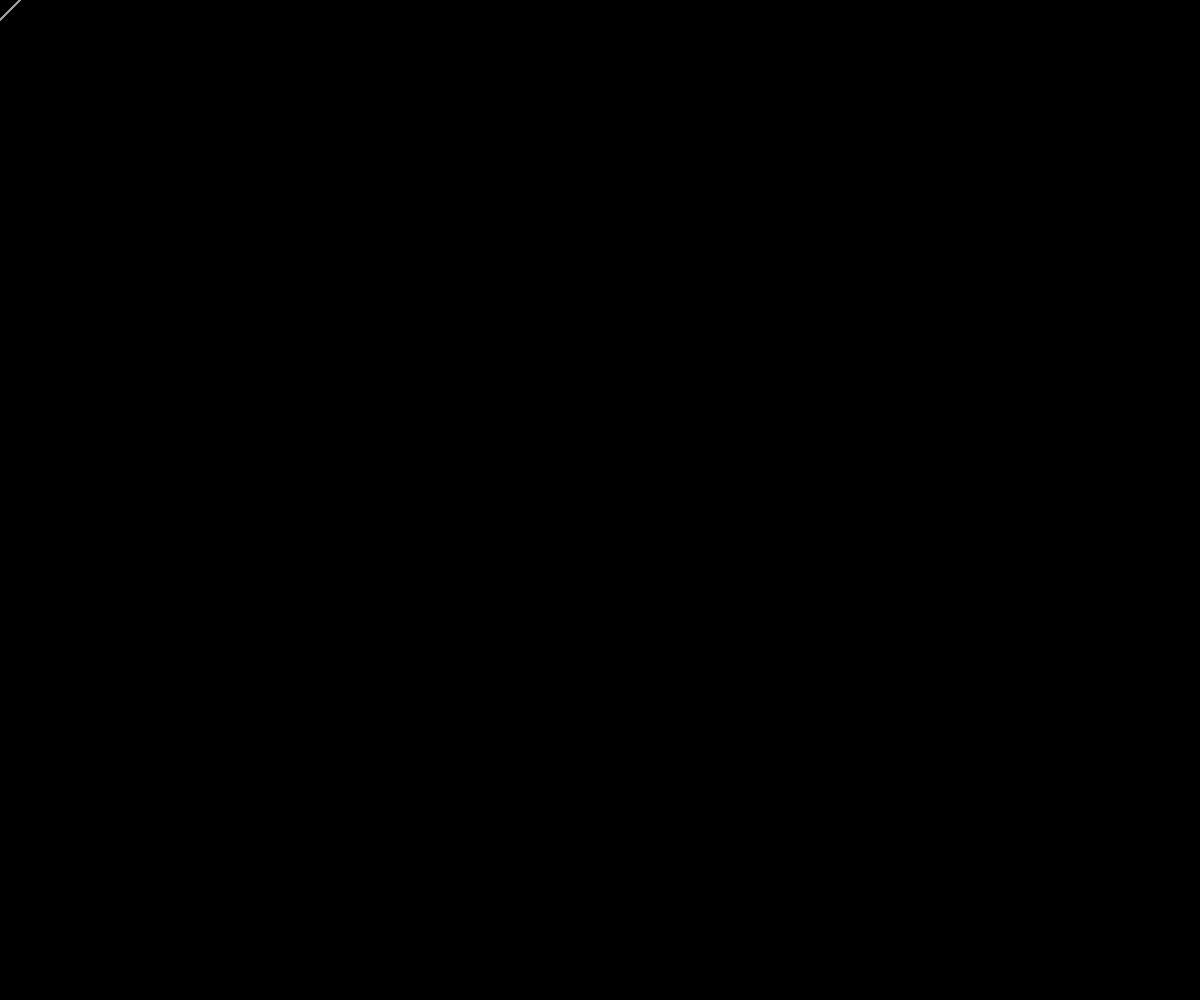
Frame 1 (no input)
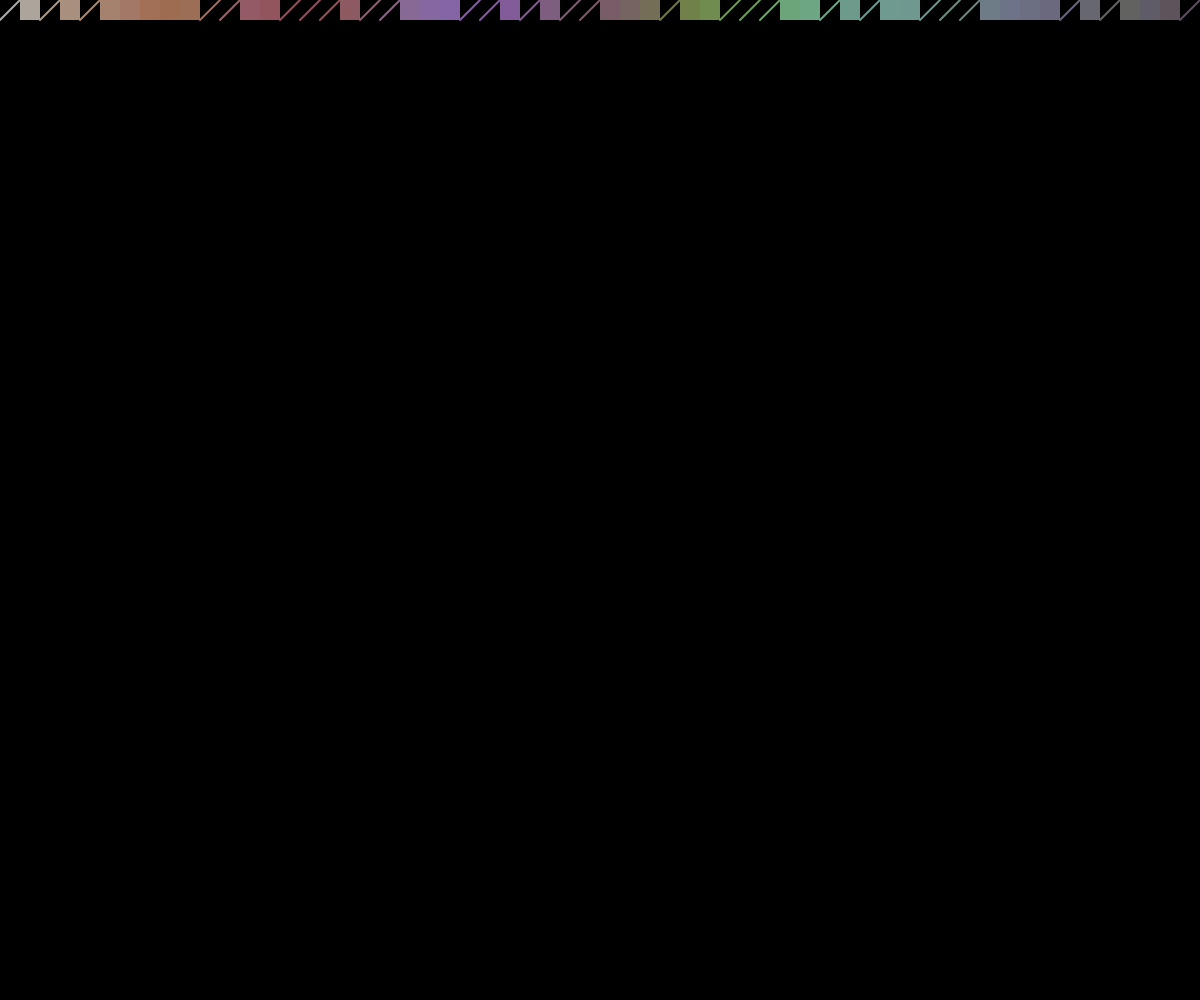
Frame 60 (no input)
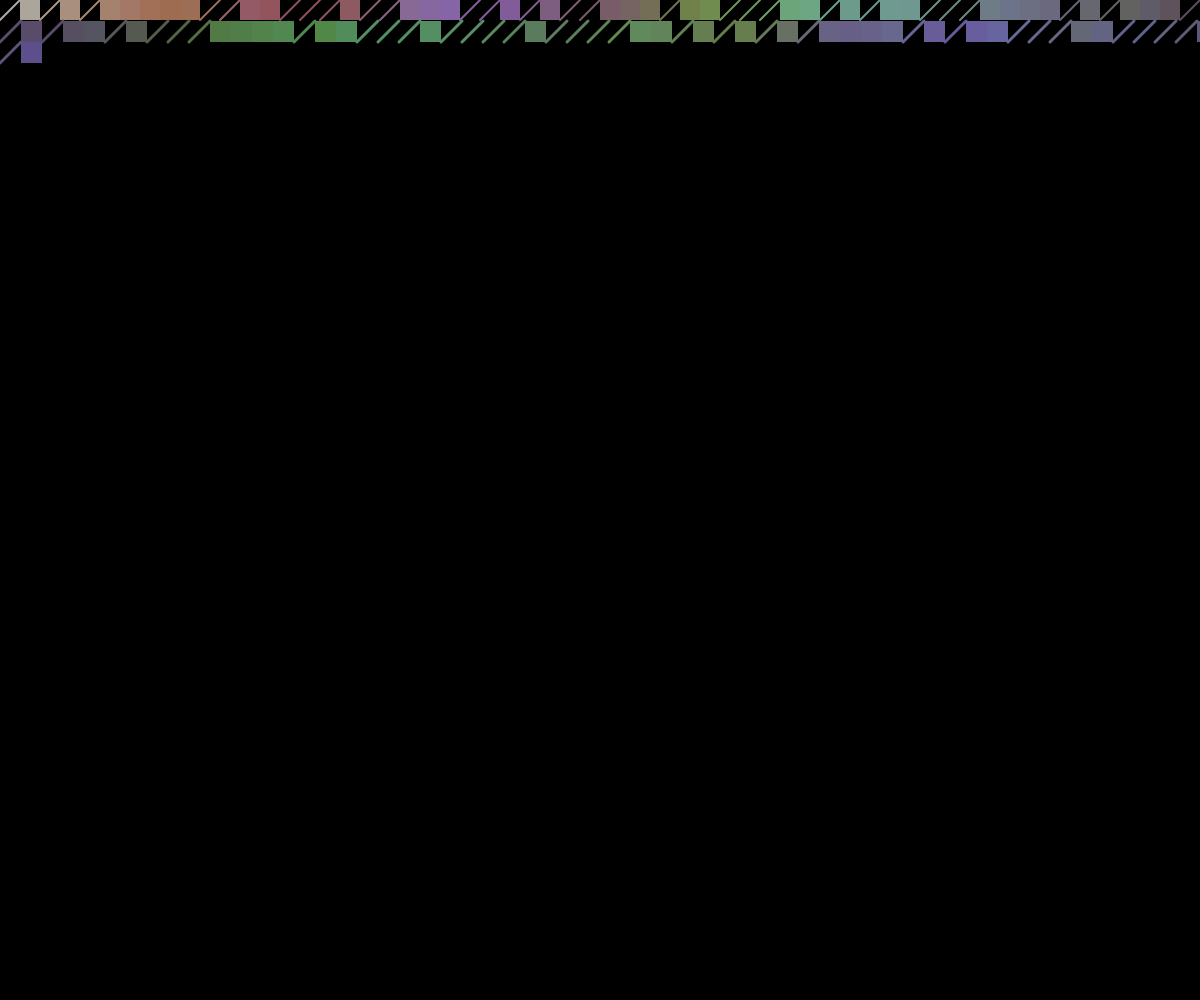
Frame 120 (the mouse pressed at the canvas centre since frame 60)

The p5.js sketch that drew these frames (run headless with seeded random() and noise() and a simulated clock; from frame 60 on, the mouse is pressed at the canvas centre):

// p5.js sketch
// ── sketch.js
// -
// 10PRINT_variazione 0.1 by @alessiaciccone [10print, variation]
// 2022 © Alessia M.T. Ciccone @alessiaciccone, Daniele @Fupete and the course DS-2022 at DESIGN.unirsm 
// github.com/ds-2022-unirsm — github.com/fupete — github.com/alessiaciccone
// Educational purposes, MIT License, 2022, San Marino
// —
// @fupete (github.com/fupete) for https://editor.p5js.org/fupete/sketches/Hy0yeapg7
// original license:

//coordinate iniziali e grandezza quadrato della griglia
let x = 0;
let y = 0;
let grid = 20;

// variabili dei colori
let r = 0;
let g = 0;
let b = 0;

//incrementi per variare i colori
let rIncremento = 0;
let gIncremento = 0;
let bIncremento = 0;

let spessore_linea = grid / 10;

function setup() {
  //prepariamo la finestra
  createCanvas(windowWidth, windowHeight);
  background(0);
}

function draw() {
  //uso il Perlin Noise per far variare i colori di linee e quadrati
  r = map(noise(rIncremento), 0, 1, 0, 255);
  g = map(noise(gIncremento), 0, 1, 0, 255);
  b = map(noise(bIncremento), 0, 1, 0, 255);

  rIncremento += 0.01;
  gIncremento += 0.05;
  bIncremento += 0.09;

  fill(r, g, b);
  stroke(r, g, b);
  strokeWeight(spessore_linea);

  //se il risultato della funzione che lancia la monetina è vero
  // verrà disegnato un quadrato
  // se è falso verrà disegnata una linea
  if (testaCroce()) {
    push();

    noStroke();
    rect(x * grid, y * grid, grid, grid);

    pop();
  } else {
    line(x * grid + grid, y * grid, x * grid, y * grid + grid);
  }

  // x progredisce di 1 per far disegnare quadrati e linee in sequenza
  x++;

  //quando la x raggiunge la larghezza della finestra si ricomincia
  // una riga più giù
  if (x * grid >= width) {
    x = 0;
    y++;
  }

  // quando la y raggiunge la lunghezza della finestra si ricomincia da capo
  // e cancella le linee disegnate finora
  if (y * grid >= height) {
    background(0);
    y = 0;
  }
}

//funzione che "lancia una monetina"
// estrae un numero random tra 2 e ne fa corrispondere vero o falso
function testaCroce() {
  if (random(2) <= 1) {
    return true; // testa
  } else {
    return false; // croce
  }
}

function mousePressed() {
  //grandezza quadrato aumenta di 1
  grid++;
  //spessore linea aumenta di 1
  spessore_linea++;
}
